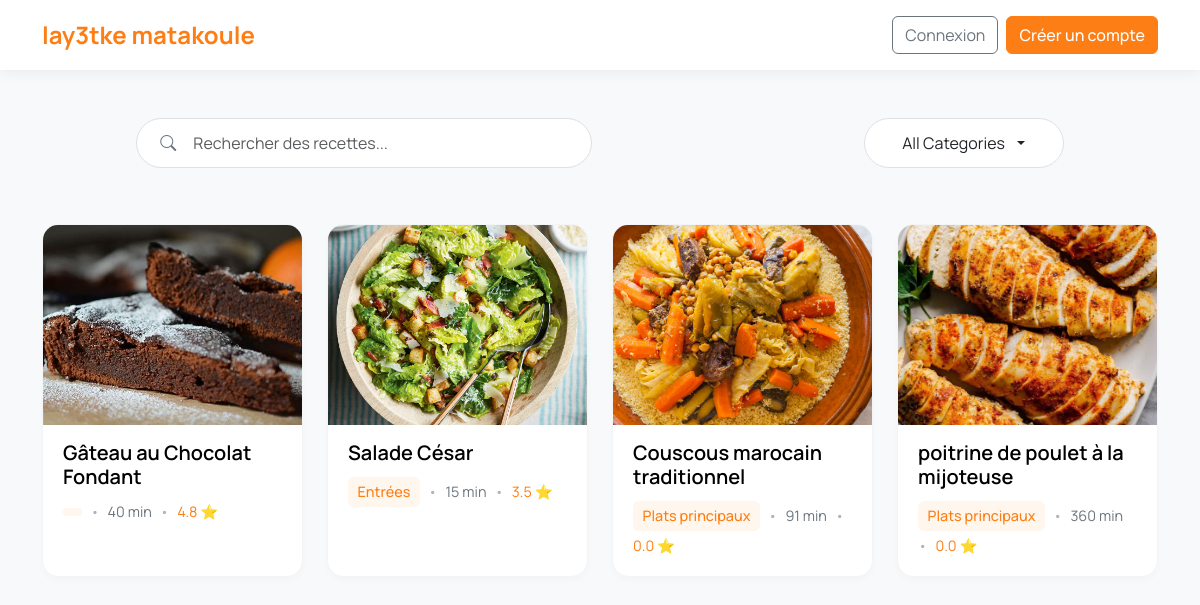
The page / on the database its author committed.
### recettes/models.py (models this page shows, shortened)
class Recipe(models.Model):
    title = models.CharField(max_length=200)
    description = models.TextField()
    instructions = models.TextField(default='', blank=True)
    preparation_time = models.PositiveIntegerField(default=0)
    category = models.ForeignKey(Category, on_delete=models.CASCADE)
    ingredients = models.ManyToManyField(Ingredient)  # SIMPLE SANS through
    author = models.ForeignKey(User, on_delete=models.CASCADE)
    rating = models.FloatField(default=0)
    created_at = models.DateTimeField(auto_now_add=True)
    image = models.ImageField(upload_to='recipes/', blank=True, null=True)
    favorited_by = models.ManyToManyField(User,related_name='favorite_recipes',blank=True)

class Category(models.Model):
    name = models.CharField(max_length=100)

### recettes/views.py (the view, shortened to what this page needs)
# urls.py: path('', views.home, name='home'),
def home(request):
    recipes = Recipe.objects.all()
    category_name = request.GET.get('category')
    ingredient_query = request.GET.get('ingredient')
    show_favorites = request.GET.get('favorites')
    if category_name:
        recipes = recipes.filter(category__name=category_name)
    if show_favorites == 'true' and request.user.is_authenticated:
        recipes = recipes.filter(favorited_by=request.user)
    api_recipes = []
    try:
        response = requests.get("https://www.themealdb.com/api/json/v1/1/search.php?s=")
        data = response.json()
        api_recipes = data.get("meals", [])
    except Exception as e:
        print("Erreur API:", e)
        api_recipes = []
    categories = Category.objects.all()
    favorites_count = 0
    if request.user.is_authenticated:
        favorites_count = request.user.favorite_recipes.count()
    context = {
        'recipes': recipes.distinct(),
        'categories': categories,
        'selected_category': category_name,
        'selected_ingredient': ingredient_query,
        'api_recipes': api_recipes,
        'favorites_count': favorites_count,
        'user': request.user  # Important pour le partiel
    }
    return render(request, 'home.html', context)

### templates/home.html (shortened to what this page needs)
{% extends 'base.html' %}
{% load static %}
{% block content %}
<div class="sticky-top-filters">
    <form method="GET" action="{% url 'home' %}" id="filter-form" class="row g-3 align-items-center filter-bar-custom">
        <div class="col-lg-5 col">
            <div class="search-bar-wrapper">
                <i class="bi bi-search search-icon"></i>
                <input type="text" name="ingredient" class="form-control"
                       placeholder="Rechercher des recettes..."
                       value="{{ selected_ingredient|default:'' }}"
                       id="search-input">
            </div>
        </div>
        <div class="col-auto ms-auto">
            <div class="dropdown">
                <button class="btn custom-dropdown-toggle dropdown-toggle" type="button"
                        data-bs-toggle="dropdown" aria-expanded="false"
                        id="category-dropdown-btn">
                    {{ selected_category|default:"All Categories" }}
                </button>
            </div>
        </div>
    </form>
</div>
<div id="recipe-grid-container">
    {% include "partials/_recipe_grid.html" with recipes=recipes api_recipes=api_recipes user=user %}
</div>
{% endblock %}

### templates/partials/_recipe_grid.html (shortened to what this page needs)
<div class="row">
    {% if recipes or api_recipes %}
        {% for recipe in recipes %}
            <div class="col-xl-3 col-lg-4 col-md-6 mb-4">
                <div class="card recipe-card h-100">
                    <div class="recipe-card-img-wrapper">
                        {% if recipe.image %}
                            <img src="{{ recipe.image.url }}" class="recipe-card-img" alt="{{ recipe.title }}">
                        {% else %}
                            <div class="recipe-card-img bg-secondary d-flex align-items-center justify-content-center">
                                <span>🍳 Pas d'image</span>
                            </div>
                        {% endif %}
                    </div>
                    <div class="card-body">
                        <h5 class="card-title">
                            <a href="{% url 'recipe_detail' recipe.id %}" class="stretched-link text-decoration-none" style="color: black">
                                {{ recipe.title }}
                            </a>
                        </h5>
                        <div class="recipe-meta-text">
                            <span class="category-tag">{{ recipe.category.name }}</span>
                            <span class="dot-separator">•</span>
                            <span>{{ recipe.preparation_time }} min</span>
                            <span class="dot-separator">•</span>
                            <span class="rating-stars">
                                {{ recipe.rating|floatformat:1 }} ⭐
                            </span>
                        </div>
                    </div>
                </div>
            </div>
        {% endfor %}
    {% endif %}
</div>

### templates/base.html (style rules this page uses)
body, .btn, .form-control, .form-select, .card-title, .nav-link, .navbar-brand, .dropdown-item { font-family: 'Manrope', sans-serif; }

### templates/home.html (style rules this page uses)
body, .btn, .form-control, .form-select, .card-title, .nav-link, .navbar-brand, .dropdown-item { font-family: 'Manrope', sans-serif; }
.sticky-top-filters { position: sticky; top: 0; z-index: 1020; background-color: #f8f9fa; padding-top: 1.5rem; padding-bottom: 1rem; margin-bottom: 2.5rem; }
.filter-bar-custom { padding: 0; background-color: transparent; border: none; box-shadow: none; }
.search-bar-wrapper { position: relative; }
.search-icon { position: absolute; top: 50%; left: 1.5rem; transform: translateY(-50%); color: #6c757d; z-index: 10; font-size: 1rem; }
.filter-bar-custom .form-control { background-color: #ffffff; border: 1px solid #dee2e6; height: 50px; font-size: 1rem; border-radius: 50px; padding-left: 3.5rem; transition: border-color 0.2s ease, box-shadow 0.2s ease; }
.custom-dropdown-toggle, .filter-bar-custom .fav-btn { background-color: #ffffff; border: 1px solid #dee2e6; height: 50px; font-size: 1rem; border-radius: 50px; display: flex; align-items: center; justify-content: center; transition: all 0.2s ease; }
.custom-dropdown-toggle { padding: 0 1.5rem; gap: 0.5rem; color: #212529; font-weight: 400; min-width: 200px; }
.recipe-card { border-radius: 1rem; overflow: hidden; border: 1px solid #f3f4f6; box-shadow: 0 4px 6px rgba(0,0,0,0.02); transition: box-shadow 0.3s ease-in-out; background-color: #ffffff; }
.recipe-card-img-wrapper { height: 200px; overflow: hidden; position: relative; background-color: #e9ecef; }
.recipe-card-img { width: 100%; height: 100%; object-fit: cover; transition: transform 0.3s ease-in-out; }
.recipe-card .card-body { padding: 1rem 1.25rem 1.25rem; }
.recipe-card .card-title { font-size: 1.25rem; font-weight: 600; margin-bottom: 0.75rem; color: #212529; text-decoration: none; }
.recipe-meta-text { display: flex; flex-wrap: wrap; align-items: center; gap: 0.25rem 0.5rem; font-size: 0.9rem; color: #6c757d; }
.recipe-meta-text .category-tag { color: #fd7e14; font-weight: 500; background-color: #fff7ed; padding: 0.25rem 0.6rem; border-radius: 6px; }
.recipe-meta-text .rating-stars { color: #fd7e14; }
.recipe-meta-text .dot-separator { color: #adb5bd; }

### rows shown on the page
Recipe: image (picture), title "Gâteau au Chocolat Fondant", preparation_time "40", rating "4.8"
Recipe: image (picture), title "Salade César", category.name "Entrées", preparation_time "15", rating "3.5"
Recipe: image (picture), title "Couscous marocain traditionnel", category.name "Plats principaux", preparation_time "91", rating "0.0"
Recipe: image (picture), title "poitrine de poulet à la mijoteuse", category.name "Plats principaux", preparation_time "360", rating "0.0"

### other values the page prints
{{ selected_category|default:"All Categories" }} "All Categories"
